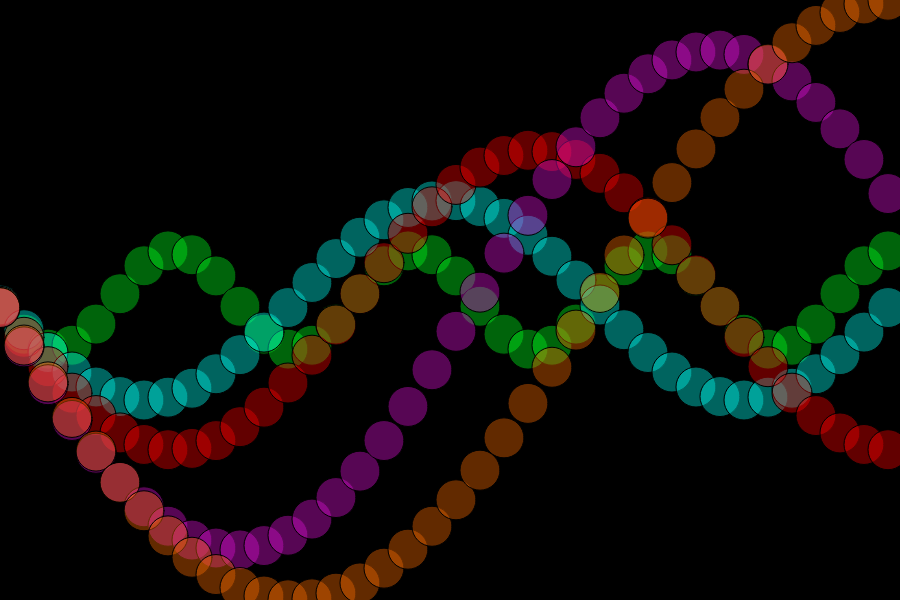
Frame 1 (no input)
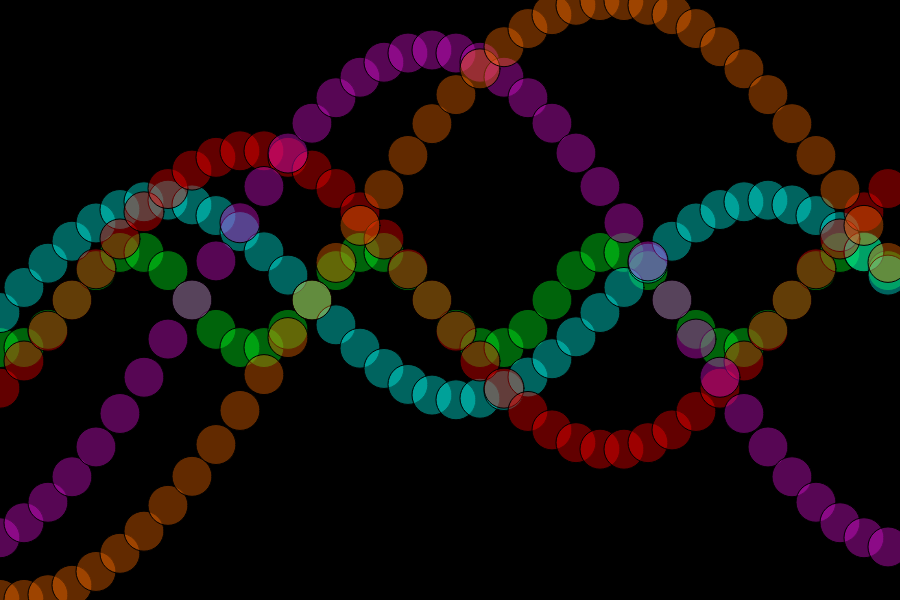
Frame 60 (no input)
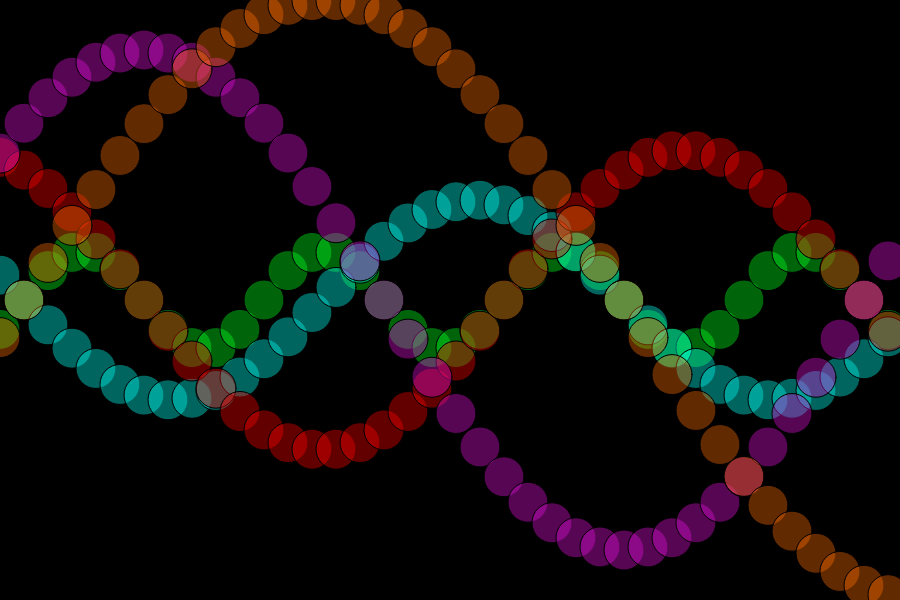
Frame 120 (the mouse pressed at the canvas centre since frame 60)

The p5.js sketch that drew these frames (run headless with seeded random() and noise() and a simulated clock; from frame 60 on, the mouse is pressed at the canvas centre):

// p5.js sketch
// ── sketch.js
const height = 600, width = 900;
let waves = [];


class Wave {
	constructor(amplitude, period, color) {
		this.startAngle = 0;
		this.amplitude = amplitude;
		this.period = period;
		this.color = color;
		this.angleVel = (Math.PI / this.period) * 10;
	}

	draw() {
		this.startAngle += 2 * Math.PI / this.period;
		let angle = this.startAngle;

		fill(this.color);
		for (let x = 0; x <= width; x += 24) {
			const y = this.amplitude * sin(angle);

			ellipse(x,y + height / 2,40,40);
			angle += this.angleVel;
		}
	}
}


function setup() {
	createCanvas(width, height);
	angleMode(RADIANS);
	frameRate(240);

	translate(0,0);

	waves.push(new Wave(50, 50, color(0, 255, 30, 100)))
	waves.push(new Wave(100, 125, color(0, 255, 242, 100)));
	waves.push(new Wave(150, 150, color(250, 0, 0, 100)));
	waves.push(new Wave(250, 200, color(222, 16, 215, 100)));
	waves.push(new Wave(300, 250, color(250, 108, 0, 100)));

}


draw = function() {
	background(0);

	for (let i = 0; i < waves.length; ++i) {
		waves[i].draw();
	}
};
